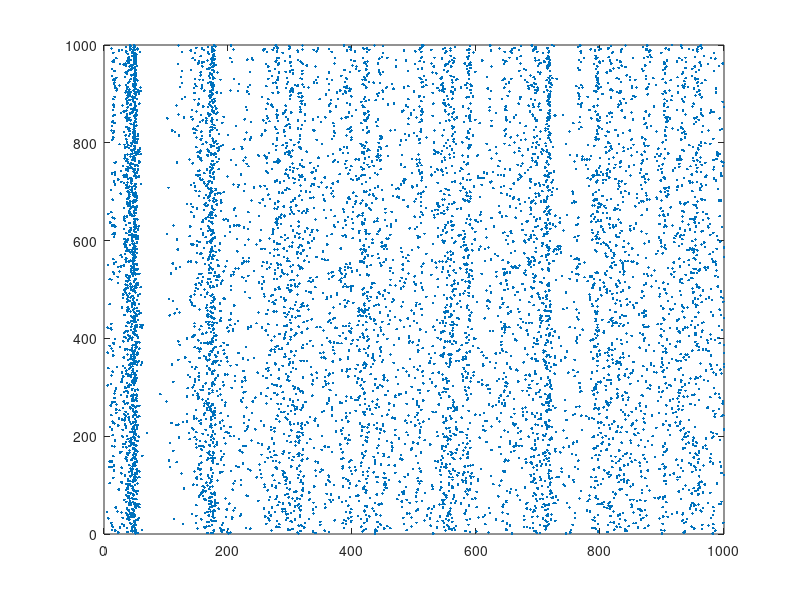

This chart was generated by the following MATLAB code:
% Created by Eugene M. Izhikevich, February 25, 2003
% Additional notes added by Bryan Conklin, September 6, 2019
% Excitatory neurons    Inhibitory neurons
Ne=800;                 Ni=200; % many more excit than inhib here
re=rand(Ne,1);          ri=rand(Ni,1);
% u decays with rate a, static (0.02) for excitatory, rand for inhib
% (0.02<a<0.1)
a=[0.02*ones(Ne,1);     0.02+0.08*ri]; 
% u's sensitivity controlled by b, static (0.2) for excit, rand for inhib 
% (0.2<b<0.25) 
b=[0.2*ones(Ne,1);      0.25-0.05*ri];
% v's reset is controlled by c, assume resting membrane potential of -65mV
% rand for excit (-50<c<-65), static for inhib (-65)
c=[-65+15*re.^2;        -65*ones(Ni,1)];
% u's reset is controlled by d, rand for excit(2<d<8), static for inhib(2)
d=[8-6*re.^2;           2*ones(Ni,1)];
% S is random seed of firing values, 0<S<0.5 for excit and -1<S<0 for inhib
% looks like neurons x neurons (excit then inhib)
S=[0.5*rand(Ne+Ni,Ne),  -rand(Ne+Ni,Ni)];

v=-65*ones(Ne+Ni,1);    % Initial values of v (voltage) at -65mV resting
u=b.*v;                 % Initial values of u
firings=[];             % spike timings

for t=1:1000            % simulation of 1000 ms
  % normal dist with std of 5 for excit, std of 2 for inhib
  I=[5*randn(Ne,1);2*randn(Ni,1)]; % thalamic input, excit rows then inhib
  fired=find(v>=30);    % indices of spikes
  firings=[firings; t+0*fired,fired];
  v(fired)=c(fired); % reset for v after spike
  u(fired)=u(fired)+d(fired); % reset for u after spike
  I=I+sum(S(:,fired),2);
  v=v+0.5*(0.04*v.^2+5*v+140-u+I); % step 0.5 ms
  v=v+0.5*(0.04*v.^2+5*v+140-u+I); % for numerical
  u=u+a.*(b.*v-u);                 % stability
end;
plot(firings(:,1),firings(:,2),'.');
